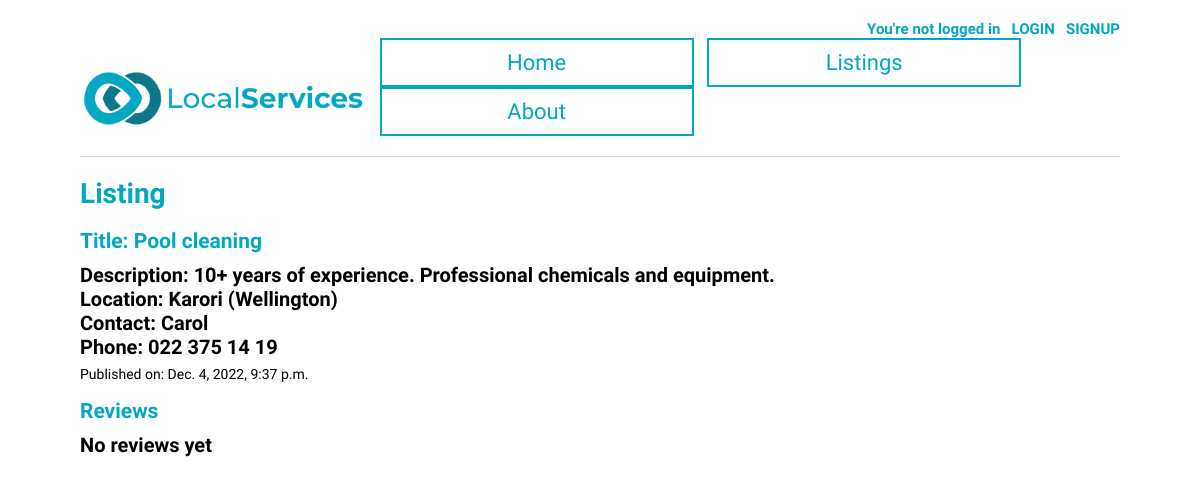
Before: /classified/14/ with the older database file.
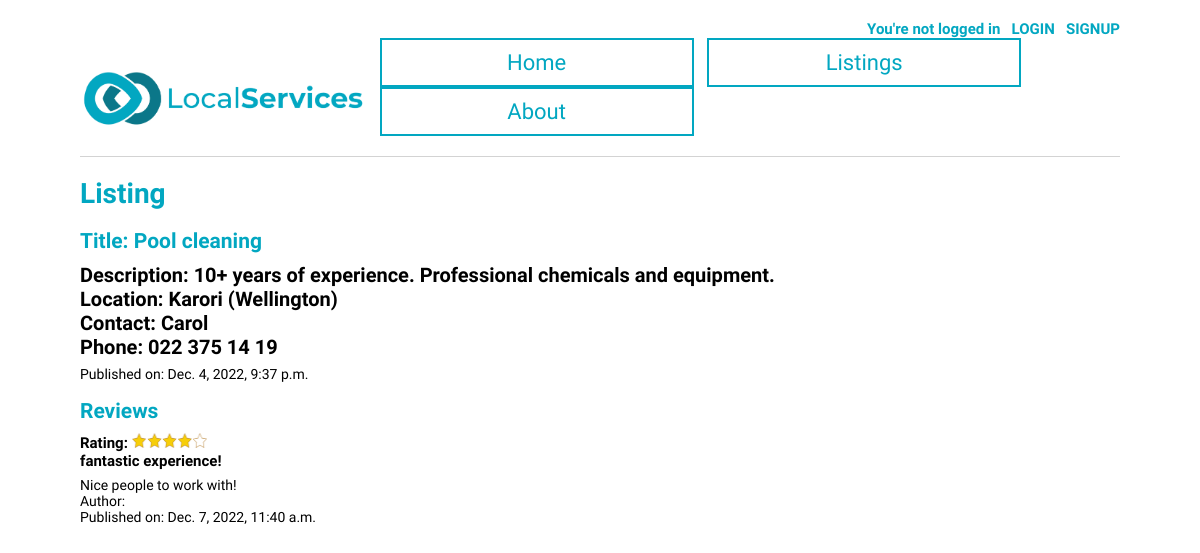
After: the same page with the newer database file.
### LocalServicesBoard/models.py (models this page shows, shortened)
class Classified (models.Model):
    title = models.CharField(max_length=100)
    body = models.TextField(max_length=300)
    area = models.TextField(max_length=50)
    author = models.ForeignKey(settings.AUTH_USER_MODEL, on_delete=models.CASCADE)
    phone = models.CharField (max_length=30, default="")
    date = models.DateTimeField(default=datetime.now, blank=True)

class Review (models.Model):
    classified = models.ForeignKey(Classified, on_delete=models.CASCADE, null=True)
    author = models.ForeignKey(settings.AUTH_USER_MODEL, on_delete=models.CASCADE)
    rating = models.IntegerField(choices=[(i, i) for i in range(1, 6, 1)])
    title = models.CharField(max_length=100)
    body = models.TextField(max_length=300)
    date = models.DateTimeField(default=datetime.now, blank=True)

### LocalServicesBoard/views.py (the view, shortened to what this page needs)
# urls.py: path("classified/<int:pk>/", ClassifiedDetailsView.as_view(), name = "classified_detail"),
class ClassifiedDetailsView(DetailView):
    model = Classified
    template_name = "classified_detail.html"
    def get(self, request, *args, **kwargs):
        view = ReviewGet.as_view()
        return view(request, *args, **kwargs)

### LocalServicesBoard/views.py (called while the page is built)
    def get_context_data(self, **kwargs):
        context = super().get_context_data(**kwargs)
        context["form"] = ReviewForm()
        return context

### templates/classified_detail.html (shortened to what this page needs)
{% extends "base.html" %}
{% load static %}
{% load crispy_forms_tags %}
{% block content %}
  <div class="tour-entry">
    <h1>Listing</h1>
    <h2>Title: {{ classified.title }}</h2>
    <h4>Description: {{ classified.body }}
      <br>
       Location: {{ classified.area }}
       <br>
       Contact: {{classified.author.first_name}}
       <br>
       Phone: {{classified.phone}}</h4>
        Published on: {{classified.date}}
    <h2>Reviews</h2>
    {% if classified.review_set.count == 0 %}
        <h4>No reviews yet</h4>
    {% else %}
    {% for review in classified.review_set.all %}
    <div>
      <h6>Rating:
        {% if review.rating == 1 %}
        <img src="{% static 'images/1star.png' %}" alt="1star" width="75" height="15" >
        {% elif review.rating == 2 %}
        <img src="{% static 'images/2stars.png' %}" alt="2stars" width="75" height="15" >
        {% elif review.rating == 3 %}
        <img src="{% static 'images/3stars.png' %}" alt="3stars" width="75" height="15" >
        {% elif review.rating == 4 %}
        <img src="{% static 'images/4stars.png' %}" alt="4stars" width="75" height="15" >
        {% elif review.rating == 5 %}
        <img src="{% static 'images/5stars.png' %}" alt="5stars" width="75" height="15" >
        {% endif %}
        <br>
        {{ review.title }}</h6>
        {{review.body}}
        <br>
       Author: {{review.author.first_name}}<br>
       Published on: {{review.date}}<br>
    </div>
    {% endfor %}
    {% endif %}
    <br>
  </div>
{% endblock content %}

### templates/base.html (shortened to what this page needs)
{% load static %}
<!DOCTYPE html>
<html lang="en">
<head>
    <link rel="stylesheet" href="{% static 'css/base.css' %}">
</head>
<body>
    {% if user.is_authenticated %}
    <h5> Hi, {{user.first_name}} &nbsp <a href="{% url 'logout' %}" >LOG OUT</a></h5>
    {% else %}
    <h5>You're not logged in &nbsp <a href="{% url 'login' %}" >LOGIN</a> &nbsp <a href="{% url 'signup' %}">SIGNUP</a></h5>
    {% endif %}
    <header>
        <p1><img src="{% static 'images/localServicesLogo.png' %}" alt="logo-image" height="60" ></p1>
        <div>
            <a href="{% url 'home' %}" class="button-base">Home</a>
            <a href="{% url 'classifieds' %}" class="button-base">Listings</a>
            <a href="{% url 'about' %}" class="button-base">About</a>
        </div>
    </header>
{% block content %} {% endblock content %}
</body>
</html>

### static/css/base.css (style rules this page uses)
body { font-family: 'Source Sans Pro', sans-serif; font-size: 14px; text-decoration: none; margin: 20px 80px 20px 80px; }
header { border-bottom: 1px solid lightgrey; margin-bottom: 20px; padding-bottom: 20px; display: flex; text-decoration: none; align-items: flex-end; justify-content: space-between; }
p1 { color: #02A7C1; text-decoration: none; font-size: 30px; font-weight: bold; margin-top: 20px; }
.button-base { border: 2px solid #02A7C1; min-width: 270px; font-size: 22px; display: inline-block; text-align: center; padding: 10px 20px; margin-left: 10px; background-color: white; color: #02A7C1 !important; cursor: pointer; }
a { color: #02A7C1; text-decoration: none; margin-left: 0px; margin-top: 0px; }
.tour-entry h2 { color: #02A7C1; text-decoration: none; }
h5 { text-align: right; text-decoration: none; color: #02A7C1; font-size: 15px; font-weight: bold; margin: 0px; }
h4 { font-size: 20px; text-decoration: #333636; margin-bottom: 7px; margin-top: 7px; }
h6 { font-size: 15px; margin-bottom: 7px; margin-top: 7px; }
h2 { margin-bottom: 10px; }
h1 { font-weight: bold; color: #02A7C1; }

Changed rows visible on the page:
added Review: rating 4 (drawn), title "fantastic experience!", body "Nice people to work with!", date "Dec. 7, 2022, 11:40 a.m."
Other visible differences:
text no longer shown: "No reviews yet"
